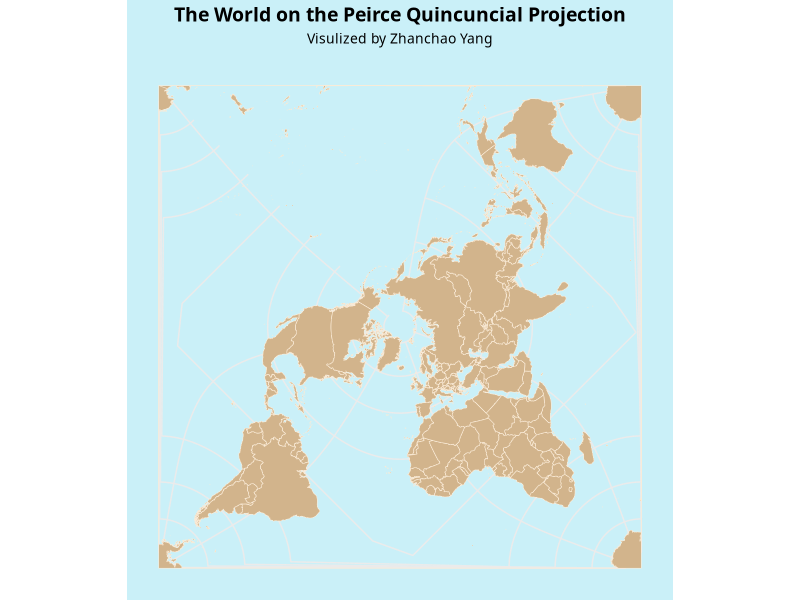

Reproduce this figure in R.
library(tidyverse)
library(rnaturalearth)
library(sf)
library(ggplot2)
  

proj <- "+proj=peirce_q +lon_0=25 +shape=square"




world <- ne_countries(scale = "medium",returnclass = "sf") %>% 
  st_transform(crs = proj)
  


ggplot() +
  geom_sf(data = world, fill = "tan", color = "antiquewhite") + 
  labs(title = "The World on the Peirce Quincuncial Projection",
       subtitle = "Visulized by Zhanchao Yang"
) +
  theme_minimal() +
  theme(plot.title = element_text(face = "bold",
                                    size = 14,
                                    hjust = 0.5,
                                    margin = margin(0, 0, -5, 0),
                                    family = "AppleGothic"),
        plot.subtitle = element_text(size = 10,
                                     hjust = 0.5,
                                     margin = margin(10, 0, 10, 0),
                                     family = "AppleGothic"),
        panel.background = element_rect(fill = "#caf0f8", colour = NA),
        plot.background = element_rect(fill = "#caf0f8", colour = NA)
)
  
  
